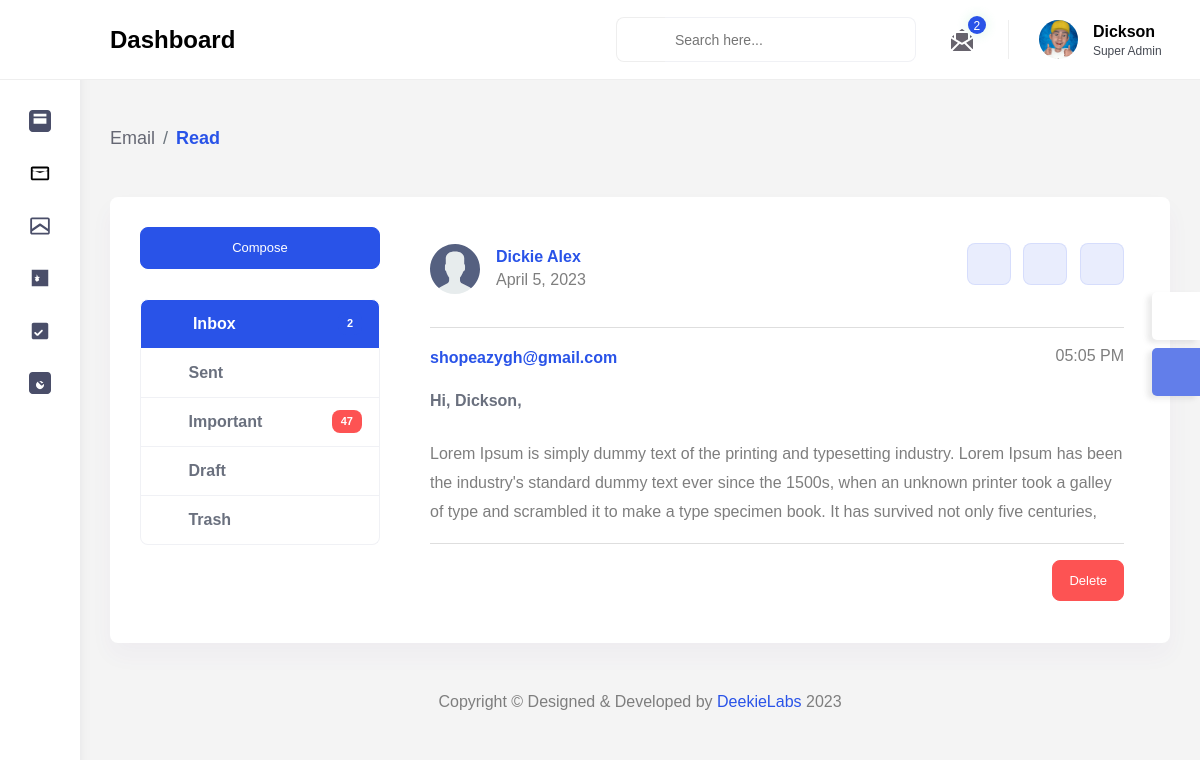
Page /dashboard/inbox/89c43550c1414b1e9a7c3d75fb8752a7/ (signed in) on the committed database.
### main/models.py (models this page shows, shortened)
class UserContact(models.Model):
    name = models.CharField(max_length=200)
    email = models.EmailField(max_length=254)
    message = models.TextField()
    created = models.DateTimeField(auto_now_add=True, null=True, blank=True)
    id = models.UUIDField(default=uuid.uuid4, unique=True,
                          primary_key=True, editable=False)
    class Meta:
        ordering = ['-created']

### dashboard/views.py (the view)
# urls.py: path('inbox/<str:pk>/', views.inboxRead, name="inbox-read"),
@login_required(login_url="login")
def inboxRead(request, pk):
    user_messages = UserContact.objects.all()
    message = UserContact.objects.get(id=pk)
    context = {
        'message':message,
        'user_messages': user_messages
    }
    return render(request, 'dashboard/inbox/inbox-read.html', context)

### dashboard/templates/dashboard/inbox/inbox-read.html (shortened to what this page needs)
{% extends 'layouts/admin.html' %}
{% load static %}
{% block content %}
        <div class="content-body">
            <div class="container-fluid">
                <div class="page-titles">
					<ol class="breadcrumb">
						<li class="breadcrumb-item"><a href="javascript:void(0)">Email</a></li>
						<li class="breadcrumb-item active"><a href="javascript:void(0)">Read</a></li>
					</ol>
                </div>
                <div class="row">
                    <div class="col-lg-12">
                        <div class="card">
                            <div class="card-body">
                                <div class="email-left-box generic-width px-0 mb-5">
                                    <div class="p-0">
                                        <a href="" class="btn btn-primary d-block">Compose</a>
                                    </div>
                                    <div class="mail-list mt-4">
                                        <a href="" class="list-group-item active"><i
                                                class="fa fa-inbox font-18 align-middle me-2"></i> Inbox <span
                                                class="badge badge-primary badge-sm float-end">{{user_messages.count}}</span>
                                            </a>
                                        <a href="javascript:void(0);" class="list-group-item"><i
                                                class="fa fa-paper-plane font-18 align-middle me-2"></i>Sent</a> <a href="javascript:void(0);" class="list-group-item"><i
                                                class="fa fa-star font-18 align-middle me-2"></i>Important <span
                                                class="badge badge-danger badge-sm text-white float-end">47</span>
                                        </a>
                                        <a href="javascript:void(0);" class="list-group-item"><i
                                                class="mdi mdi-file-document-box font-18 align-middle me-2"></i>Draft</a><a href="javascript:void(0);" class="list-group-item"><i
                                                class="fa fa-trash font-18 align-middle me-2"></i>Trash</a>
                                    </div>
                                </div>
                                <div class="email-right-box ms-0 ms-sm-4 ms-sm-0">
                                    <div class="row">
                                        <div class="col-12">
                                            <div class="right-box-padding">
                                                <div class="read-content">
                                                    <div class="media pt-3 d-sm-flex d-block justify-content-between">
														<div class="clearfix mb-3 d-flex">
															<img class="me-3 rounded" width="50" alt="image" src="{% static 'images/review_img/avatar.svg' %}">
															<div class="media-body me-2">
																<h5 class="text-primary mb-0 mt-1">{{message.name}}</h5>
																<p class="mb-0">{{message.created|date:"F j, Y"}}</p>
															</div>
														</div>
														<div class="clearfix mb-3">
															<a href="javascript:void(0);" class="btn btn-primary px-3 light"><i class="fa fa-reply"></i> </a>
															<a href="javascript:void(0);" class="btn btn-primary px-3 light ms-2"><i class="fa fa-long-arrow-right"></i> </a>
															<a href="javascript:void(0);" class="btn btn-primary px-3 light ms-2"><i class="fa fa-trash"></i></a>
														</div>
													</div>
                                                    <hr>
                                                    <div class="media mb-2 mt-3">
                                                        <div class="media-body"><span class="pull-right">{{message.created|time:"h:i A" }}</span>
                                                            <h5 class="my-1 text-primary">{{message.email}}</h5>
                                                        </div>
                                                    </div>
                                                    <div class="read-content-body">
                                                        <h5 class="mb-4">Hi, Dickson,</h5>
                                                        <p class="mb-2">{{message.message}}</p>
                                                        <hr>
                                                    </div>
                                                </div>
                                                <div class="text-end">
                                                    <button class="btn btn-danger" data-bs-toggle="modal" data-bs-target="#addOrderModalside" type="button">Delete</button>
                                                </div>
                                            </div>
                                        </div>
                                    </div>
                                </div>
                            </div>
                        </div>
                    </div>
                </div>
            </div>
        </div>
{% endblock %}

### rows in the picture
UserContact: name "Dickie Alex", created "April 5, 2023", created "05:05 PM", email "shopeazygh@gmail.com", message "Lorem Ipsum is simply dummy text of the printing and typesetting industry. Lorem Ipsum has been the industry's standard dummy text ever since the 1500s, when an unknown printer took a galley of type and scrambled it to make a type specimen book. It has survived not only five centuries,"

### other values in the picture
{{ user_messages.count }} "2"
